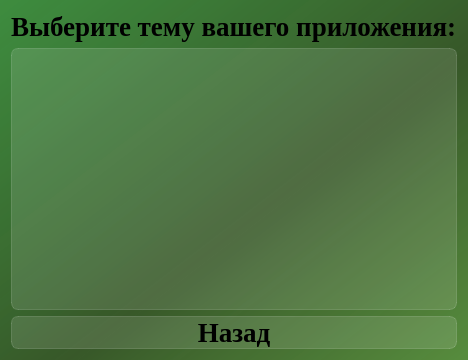
<?xml version="1.0" encoding="UTF-8"?>
<ui version="4.0">
 <class>Dialog_choose_theme</class>
 <widget class="QDialog" name="Dialog_choose_theme">
  <property name="geometry">
   <rect>
    <x>0</x>
    <y>0</y>
    <width>354</width>
    <height>360</height>
   </rect>
  </property>
  <property name="windowTitle">
   <string>Темы приложения</string>
  </property>
  <property name="styleSheet">
   <string notr="true">background-color: qlineargradient(spread:pad, x1:1, y1:1, x2:0, y2:0, stop:0 rgba(87, 140, 62, 255), stop:0.427447 rgba(54, 87, 39, 235), stop:1 rgba(62, 140, 63, 255));
font-family: Liberation Serif;</string>
  </property>
  <layout class="QVBoxLayout" name="verticalLayout">
   <item>
    <widget class="QLabel" name="label_choose_theme">
     <property name="styleSheet">
      <string notr="true">text-align: center;
font-weight: bold;
font-size: 20pt;
background-color: none;</string>
     </property>
     <property name="text">
      <string>Выберите тему вашего приложения:</string>
     </property>
     <property name="wordWrap">
      <bool>false</bool>
     </property>
    </widget>
   </item>
   <item>
    <widget class="QListWidget" name="listWidget_list_of_themes">
     <property name="styleSheet">
      <string notr="true">QListView {
font-weight: bold;
font-size: 20pt;
background-color: rgba(255, 255, 255, 30);
border: 1px solid rgba(255, 255, 255, 40);
border-radius: 7px;
}

QListView::item:selected {
border: none;
color: rgb(255, 255, 255);
background-color: rgba(255, 255, 255, 50);
}</string>
     </property>
    </widget>
   </item>
   <item>
    <widget class="QPushButton" name="pushButton_back">
     <property name="styleSheet">
      <string notr="true">QPushButton {
font-weight: bold;
font-size: 20pt;
text-align: center;
background-color: rgba(255, 255, 255, 30);
border: 1px solid rgba(255, 255, 255, 40);
border-radius: 7px;
}

QPushButton:hover {
background-color: rgba(255, 255, 255, 40);
}
QPushButton:pressed {
background-color: rgba(255, 255, 255, 70);
}</string>
     </property>
     <property name="text">
      <string>Назад</string>
     </property>
    </widget>
   </item>
  </layout>
 </widget>
 <resources/>
 <connections/>
</ui>
